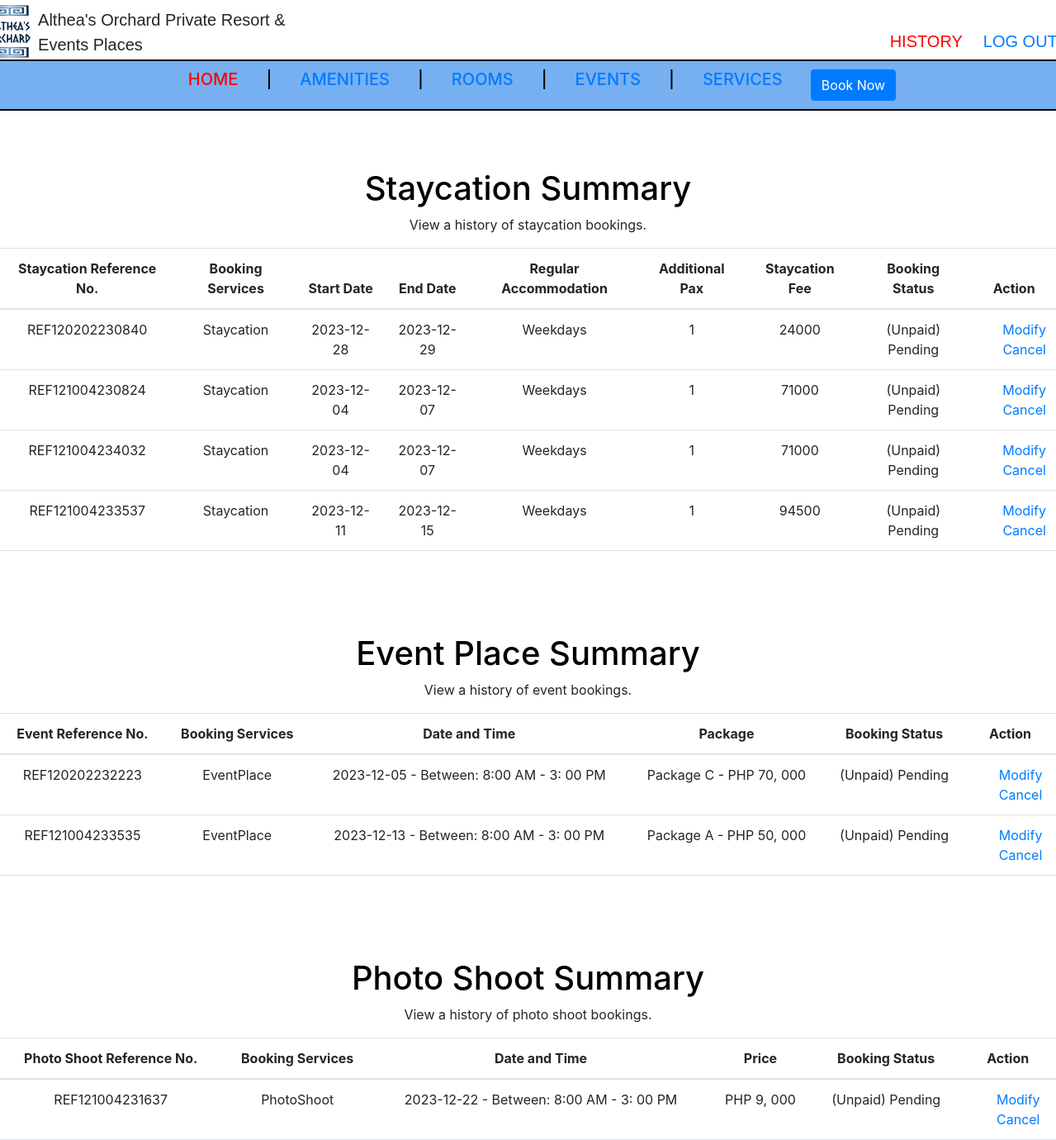
/history.php (signed in), run on the app's committed database.
### tables this page shows
CREATE TABLE IF NOT EXISTS `book_details` (
  `booking_id` int NOT NULL AUTO_INCREMENT,
  `booking_ref_no` varchar(255) NOT NULL,
  `booking_services` varchar(255) NOT NULL,
  `booking_start` varchar(200) NOT NULL,
  `booking_end` varchar(200) NOT NULL,
  `regular_accommodation` varchar(225) NOT NULL,
  `date_range` varchar(225) NOT NULL,
  `additional_package` int NOT NULL,
  `total` varchar(200) NOT NULL,
  `status` varchar(225) NOT NULL,
  `book_by` varchar(200) NOT NULL,
  PRIMARY KEY (`booking_id`)
);

CREATE TABLE IF NOT EXISTS `event_details` (
  `events_id` int NOT NULL AUTO_INCREMENT,
  `events_ref_no` varchar(255) NOT NULL,
  `events_selected_services` varchar(255) NOT NULL,
  `events_date` date NOT NULL,
  `events_time` varchar(225) NOT NULL,
  `event_package` varchar(255) NOT NULL,
  `status` varchar(225) NOT NULL,
  `book_by` varchar(200) NOT NULL,
  PRIMARY KEY (`events_id`)
);

CREATE TABLE IF NOT EXISTS `photo_details` (
  `photo_id` int NOT NULL AUTO_INCREMENT,
  `photo_ref_no` varchar(255) NOT NULL,
  `photo_selected_services` varchar(255) NOT NULL,
  `photo_date` date NOT NULL,
  `photo_time` varchar(225) NOT NULL,
  `photo_price` varchar(20) NOT NULL,
  `status` varchar(225) NOT NULL,
  `book_by` varchar(200) NOT NULL,
  PRIMARY KEY (`photo_id`)
);

### history.php (the view, shortened to what this page needs)
<?php
require_once "connect.php";
?>
<!DOCTYPE html>
<html>
<head>
<link rel="stylesheet" href="your-fonts.css">
<link href="https://cdn.jsdelivr.net/npm/bootstrap@5.3.0-alpha3/dist/css/bootstrap.min.css"rel="stylesheet"crossorigin="anonymous">
<link rel="stylesheet" type="text/css" href="css/home.css">
</head>
<body class="bg" onload="myFunction()">
    <div class="container text-center">
        <div class="row align-items-start">
            <div class="col-12">
                <img src="img/logo2.png" class="logo" alt="Logo">
                <div class="signup-link">
                <?php
                if(isset( $_SESSION['login'])) {
                    $u_id = $_SESSION['user_id'];
                    ?>
                    <a href="history.php"class="active">HISTORY</a><a href="logout.php">LOG OUT</a>
               <?php
                } else{
                ?>
                <a href="login.php">SIGN IN/</a><span class="divider"> </span><a href="register.php">SIGN UP</a>
                <?php }?>
            </div>
    <div class="header-text">
    <span class="logo-text">Althea's Orchard Private Resort &
        <br>Events Places</span>
</div>
<h1 class="main-heading">
    <a href="home.php" class="active">HOME</a> |
    <a href="amenities.php">AMENITIES</a> |
    <a href="rooms.php">ROOMS</a> |
    <a href="events.php">EVENTS</a> |
    <a href="services.php">SERVICES</a>
    <button type="button" class="btn btn-primary" data-toggle="modal" data-target="#bookNowModal">Book Now</button>
</div>
     </div>
    </div>
<div class="content" style="margin-top:100px; text-align: center;">
        <h1>Staycation Summary</h1>
        <p>View a history of staycation bookings.</p>
        <div class="card-body p-0 booking-history-table">
            <div class="table-responsive booking-history-table-responsive">
                <table class="table m-0 booking-history-table">
                    <thead>
                        <tr>
                            <th>Staycation Reference No.</th>
                            <th>Booking Services</th>
                            <th>Start Date</th>
                            <th>End Date</th>
                            <th>Regular Accommodation</th>
                            <th>Additional Pax</th>
                            <th>Staycation Fee</th>
                            <th>Booking Status</th>
                            <th>Action</th>
                        </tr>
                    </thead>
                    <tbody>
                        <?php
                        $q_e = $conn->query("SELECT * FROM `book_details` WHERE `book_by`='$u_id'");
                        while ($f_e = $q_e->fetch_array()) {
                            ?>
                            <tr>
                                <td><?php echo $f_e['booking_ref_no']?></td>
                                <td><?php echo $f_e['booking_services']?></td>
                                <td><?php echo $f_e['booking_start']?></td>
                                <td><?php echo $f_e['booking_end']?></td>
                                <td><?php echo $f_e['regular_accommodation']?></td>
                                <td><?php echo $f_e['additional_package']?></td>
                                <td><?php echo $f_e['total']?></td>
                                <td><?php if($f_e['status']==1){
                    echo "(Fully Paid) Success";
            }elseif($f_e['status']==2){
                    echo "(50% Paid) Approved";
            }elseif($f_e['status']==3){
                    echo "(Unpaid) Pending";
              }elseif($f_e['status']==4){
              echo "Cancelled";
      }
            ?></td>
                                 <td>
    <a href="history-update.php?ref_id=<?php echo $f_e['booking_ref_no']?>">Modify</a><br>
    <a href="history-cancel.php?ref_id=<?php echo $f_e['booking_ref_no']?>">Cancel</a>
</td> </tr>
                        <?php
                        }
                        ?>
                    </tbody>
                </table>
            </div>
        </div>
    </div>
    <div class="content" style="margin-top:100px; text-align: center;">
        <h1>Event Place Summary</h1>
        <p>View a history of event bookings.</p>
        <div class="card-body p-0 booking-history-table">
            <div class="table-responsive booking-history-table-responsive">
                <table class="table m-0 booking-history-table">
                    <thead>
                        <tr>
                            <th>Event Reference No.</th>
                            <th>Booking Services</th>
                            <th>Date and Time</th>
                            <th>Package</th>
                            <th>Booking Status</th>
                            <th>Action</th>
                        </tr>
                    </thead>
                    <tbody>
                        <?php
                        $q_e = $conn->query("SELECT * FROM `event_details` WHERE `book_by`='$u_id'");
                        while ($f_e = $q_e->fetch_array()) {
                            ?>
                            <tr>
                                <td><?php echo $f_e['events_ref_no']?></td>
                                <td><?php echo $f_e['events_selected_services']?></td>
                                <td><?php echo $f_e['events_date']?> - <?php echo $f_e['events_time']?></td>
                                <td><?php echo $f_e['event_package']?></td>
                                <td><?php if($f_e['status']==1){
                    echo "(Fully Paid) Success";
            }elseif($f_e['status']==2){
                    echo "(50% Paid) Approved";
            }elseif($f_e['status']==3){
                    echo "(Unpaid) Pending";
              }elseif($f_e['status']==4){
              echo "Cancelled";
      }
      ?></td>
      <td>
<a href="history-eupdate.php?ref_id=<?php echo $f_e['events_ref_no']?>">Modify</a><br>
<a href="history-ecancel.php?ref_id=<?php echo $f_e['events_ref_no']?>">Cancel</a>
</td> </tr>
<?php
}
?>
                    </tbody>
                </table>
            </div>
        </div>
    </div>
    <div class="content" style="margin-top:100px; text-align: center;">
        <h1>Photo Shoot Summary</h1>
        <p>View a history of photo shoot bookings.</p>
        <div class="card-body p-0 booking-history-table">
            <div class="table-responsive booking-history-table-responsive">
                <table class="table m-0 booking-history-table">
                    <thead>
                        <tr>
                            <th>Photo Shoot Reference No.</th>
                            <th>Booking Services</th>
                            <th>Date and Time</th>
                            <th>Price</th>
                            <th>Booking Status</th>
                            <th>Action</th>
                        </tr>
                    </thead>
                    <tbody>
                        <?php
                        $q_e = $conn->query("SELECT * FROM `photo_details` WHERE `book_by`='$u_id'");
                        while ($f_e = $q_e->fetch_array()) {
                            ?>
                            <tr>
                                <td><?php echo $f_e['photo_ref_no']?></td>
                                <td><?php echo $f_e['photo_selected_services']?></td>
                                <td><?php echo $f_e['photo_date']?> - <?php echo $f_e['photo_time']?></td>
                                <td><?php echo $f_e['photo_price']?></td>
                                <td><?php if($f_e['status']==1){
                    echo "(Fully Paid) Success";
            }elseif($f_e['status']==2){
                    echo "(50% Paid) Approved";
            }elseif($f_e['status']==3){
                    echo "(Unpaid) Pending";
              }elseif($f_e['status']==4){
              echo "Cancelled";
      }  ?></td>
      <td>
<a href="history-pupdate.php?ref_id=<?php echo $f_e['photo_ref_no']?>">Modify</a><br>
<a href="history-pcancel.php?ref_id=<?php echo $f_e['photo_ref_no']?>">Cancel</a>
</td> </tr>
<?php
}
?>
                    </tbody>
                </table>
            </div>
        </div>
    </div>
        <link rel="stylesheet" href="https://maxcdn.bootstrapcdn.com/bootstrap/4.5.2/css/bootstrap.min.css">
</body>
</html>

### css/home.css (style rules this page uses)
h1 { color: black; margin-top: 50px; }
.active { color: red; }
a { text-decoration: none; margin-left: 25px; }
.logo { width: 70px; }
.main-heading { font-size: 20px; margin-top: 10px; background-color: rgb(119, 176, 241); }
.row { display: flex; justify-content: center; align-items: center; }
.row > .col-12 { display: flex; flex-direction: column; align-items: center; margin-top: 15px; }
.row > .col-12 h1 { text-align: center; }
.row > .col-12 .logo { margin-left: -113%; margin-top: -12px; margin-bottom: 40px; }
.row > .col-12 .main-heading { margin-top: -0px; margin-bottom: -30px; display: flex; flex-wrap: wrap; justify-content: center; }
.logo-text { font-size: 20px; margin-top: -27%; margin-bottom: 7%; text-align: left; margin-left: -150%; }
.main-heading { font-size: 20px; border-top: 2px solid black; border-bottom: 2px solid black; padding: 10px 0; width: 120.5%; box-sizing: border-box; text-align: center; }
.main-heading a { margin: 0 0.9cm; }
.signup-link { font-family: sans-serif; word-spacing: -1%; font-size: 20px; margin-top: -7%; margin-bottom: 13px; margin-right: -95%; }
.header-text { font-family: sans-serif; margin-left: 1%; margin-top: 1%; margin-bottom: -1.6%; display: flex; align-items: center; justify-content: flex-start; }

### data on the page
book_details: booking_ref_no "REF120202230840", booking_services "Staycation", booking_start "2023-12-28", booking_end "2023-12-29", regular_accommodation "Weekdays", additional_package "1", total "24000", status "(Unpaid) Pending"
book_details: booking_ref_no "REF121004230824", booking_services "Staycation", booking_start "2023-12-04", booking_end "2023-12-07", regular_accommodation "Weekdays", additional_package "1", total "71000", status "(Unpaid) Pending"
book_details: booking_ref_no "REF121004234032", booking_services "Staycation", booking_start "2023-12-04", booking_end "2023-12-07", regular_accommodation "Weekdays", additional_package "1", total "71000", status "(Unpaid) Pending"
book_details: booking_ref_no "REF121004233537", booking_services "Staycation", booking_start "2023-12-11", booking_end "2023-12-15", regular_accommodation "Weekdays", additional_package "1", total "94500", status "(Unpaid) Pending"
event_details: events_ref_no "REF120202232223", events_selected_services "EventPlace", events_date "2023-12-05", events_time "Between: 8:00 AM - 3: 00 PM", event_package "Package C - PHP 70, 000", status "(Unpaid) Pending"
event_details: events_ref_no "REF121004233535", events_selected_services "EventPlace", events_date "2023-12-13", events_time "Between: 8:00 AM - 3: 00 PM", event_package "Package A - PHP 50, 000", status "(Unpaid) Pending"
photo_details: photo_ref_no "REF121004231637", photo_selected_services "PhotoShoot", photo_date "2023-12-22", photo_time "Between: 8:00 AM - 3: 00 PM", photo_price "PHP 9, 000", status "(Unpaid) Pending"
